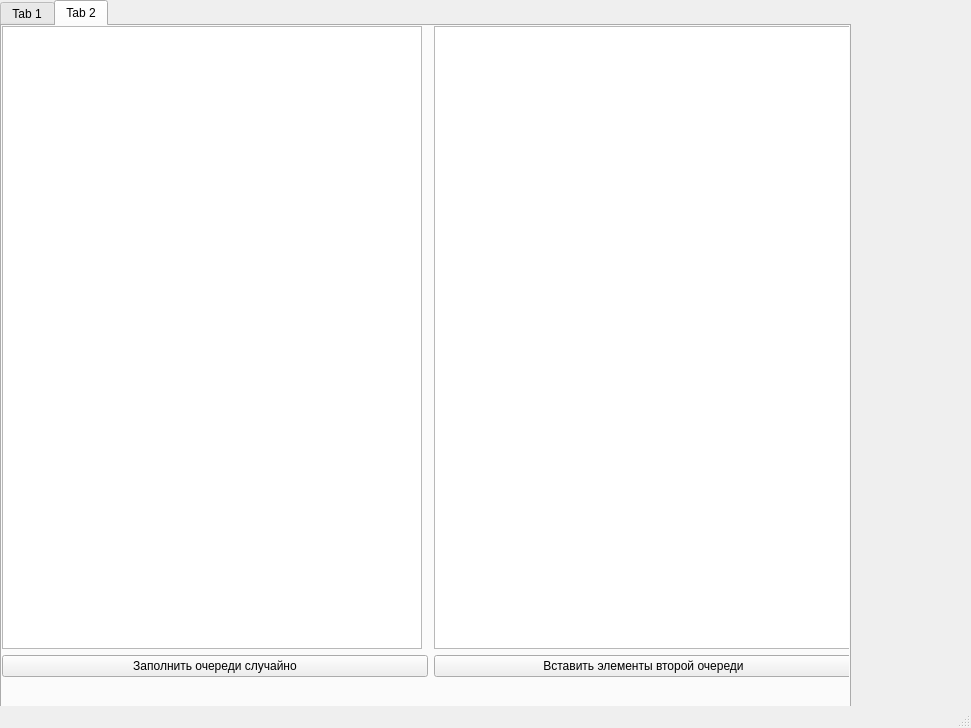
<?xml version="1.0" encoding="UTF-8"?>
<ui version="4.0">
 <class>MainWindow</class>
 <widget class="QMainWindow" name="MainWindow">
  <property name="geometry">
   <rect>
    <x>0</x>
    <y>0</y>
    <width>971</width>
    <height>728</height>
   </rect>
  </property>
  <property name="windowTitle">
   <string>MainWindow</string>
  </property>
  <widget class="QWidget" name="centralwidget">
   <widget class="QTabWidget" name="tabWidget">
    <property name="geometry">
     <rect>
      <x>0</x>
      <y>0</y>
      <width>851</width>
      <height>711</height>
     </rect>
    </property>
    <property name="currentIndex">
     <number>1</number>
    </property>
    <widget class="QWidget" name="tab">
     <attribute name="title">
      <string>Tab 1</string>
     </attribute>
     <widget class="QWidget" name="gridLayoutWidget">
      <property name="geometry">
       <rect>
        <x>0</x>
        <y>0</y>
        <width>851</width>
        <height>651</height>
       </rect>
      </property>
      <layout class="QGridLayout" name="gridLayout">
       <item row="0" column="0" colspan="4">
        <widget class="QListWidget" name="demoMethodsList"/>
       </item>
       <item row="1" column="1">
        <widget class="QPushButton" name="popButton">
         <property name="text">
          <string>Pop</string>
         </property>
        </widget>
       </item>
       <item row="1" column="3">
        <widget class="QSpinBox" name="insertedElComboBox"/>
       </item>
       <item row="1" column="0">
        <widget class="QPushButton" name="pushButton">
         <property name="text">
          <string>Push</string>
         </property>
        </widget>
       </item>
       <item row="1" column="2">
        <widget class="QLabel" name="label">
         <property name="text">
          <string>Вставляемый элемент:</string>
         </property>
         <property name="alignment">
          <set>Qt::AlignRight|Qt::AlignTrailing|Qt::AlignVCenter</set>
         </property>
        </widget>
       </item>
      </layout>
     </widget>
    </widget>
    <widget class="QWidget" name="tab_2">
     <attribute name="title">
      <string>Tab 2</string>
     </attribute>
     <widget class="QWidget" name="gridLayoutWidget_2">
      <property name="geometry">
       <rect>
        <x>0</x>
        <y>0</y>
        <width>851</width>
        <height>651</height>
       </rect>
      </property>
      <layout class="QGridLayout" name="gridLayout_2">
       <item row="1" column="2">
        <widget class="QPushButton" name="insertButton">
         <property name="text">
          <string>Вставить элементы второй очереди</string>
         </property>
        </widget>
       </item>
       <item row="1" column="0" colspan="2">
        <widget class="QPushButton" name="fillButton">
         <property name="text">
          <string>Заполнить очереди случайно</string>
         </property>
        </widget>
       </item>
       <item row="0" column="0">
        <widget class="QListWidget" name="queue1Widget"/>
       </item>
       <item row="0" column="2">
        <widget class="QListWidget" name="queue2Widget"/>
       </item>
      </layout>
     </widget>
    </widget>
   </widget>
  </widget>
  <widget class="QMenuBar" name="menubar">
   <property name="geometry">
    <rect>
     <x>0</x>
     <y>0</y>
     <width>971</width>
     <height>20</height>
    </rect>
   </property>
  </widget>
  <widget class="QStatusBar" name="statusbar"/>
 </widget>
 <resources/>
 <connections/>
</ui>
